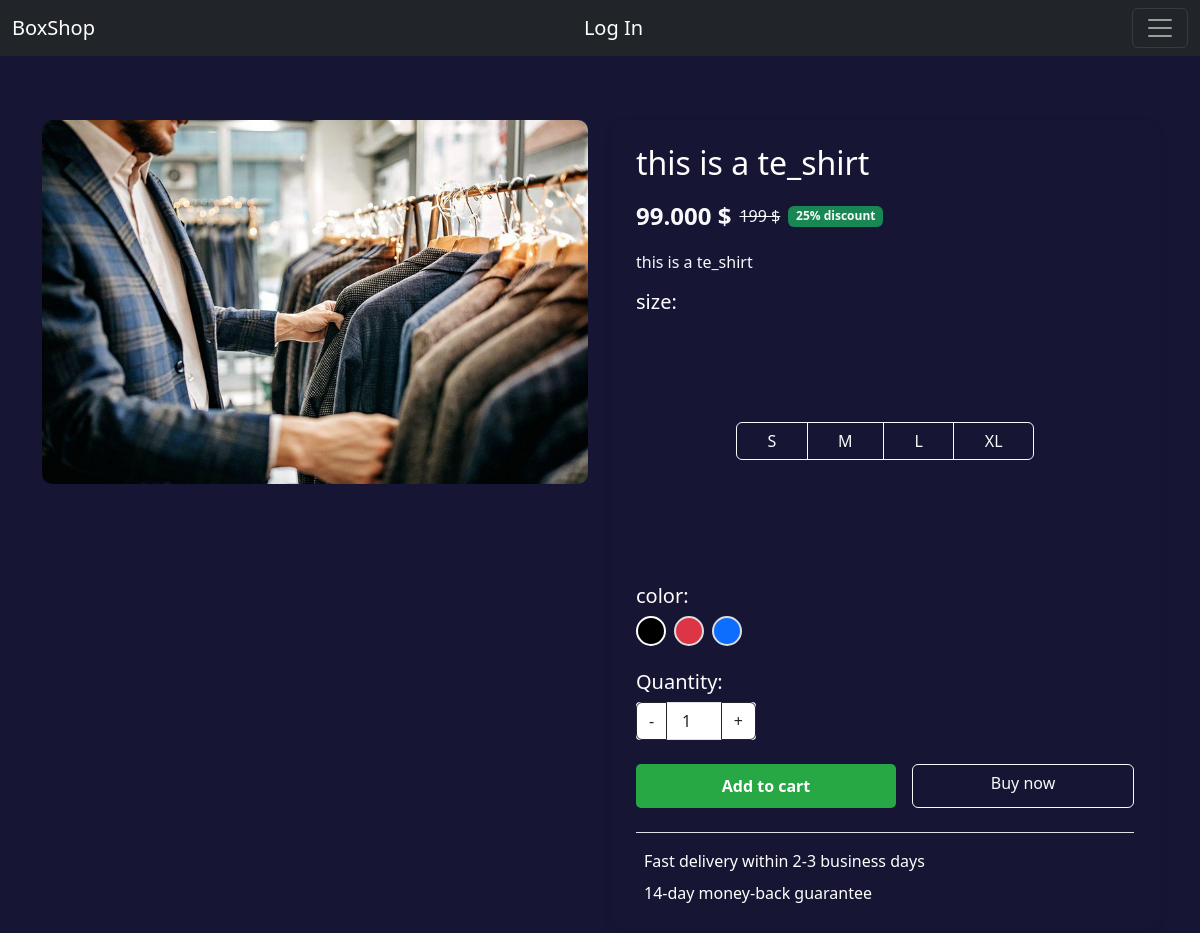
Page /push/1 on the committed database.
### my_ecom/models.py (models this page shows, shortened)
class Box(models.Model):
    class X(models.TextChoices):
       Available='available','Available'
       Sold='sold','Sold'
    class Y(models.TextChoices):
        Tshirt='Tshirt','Tshirt'
        Pants='pants','pants'
        jacket='jacket','jacket'
        shoes='shoes','shoes'
        blouse='blouse','blouse'
    class I(models.TextChoices):
        S='S','S'
        L='L','L'
        XL='XL','XL'
        M='M','M'
    class C(models.TextChoices):
        black='black','black'
        white='white','white'
        blue='blue','blue'
        beige='beige','beige'
    STATUS_COLORS = {
                 'available': 'green',
                   'sold': 'red',
               }
    color=models.CharField(choices=C.choices)
    brice_before=models.IntegerField(null=True,blank=True)
    description=models.TextField(max_length=1000)
    size=models.CharField(max_length=100,choices=I.choices)
    brand=models.CharField(max_length=100)
    cloths = models.CharField(max_length=50, choices=Y.choices, default='Tshirt')
    title=models.CharField(max_length=100)
    image=models.ImageField(upload_to='eback',null=True,blank=True)
    price=models.DecimalField(max_digits=6,decimal_places=3,null=True,blank=True)
    status = models.CharField(max_length=10, choices=X.choices,null=True,blank=True)
    active=models.BooleanField(default=True)
    category=models.ForeignKey(Category,on_delete=models.CASCADE,null=True,blank=True)

### my_ecom/views.py (the view)
# urls.py: path('push/<int:id>', views.push, name='push'),
def push(request,id):
    box = get_object_or_404(Box, id=id)
    context = {
        'box':box
    }
    return render(request, 'push.html', context)

### templates/push.html (shortened to what this page needs)
{% load static %}
<!DOCTYPE html>
<html lang="en">
<head>
    <link href="https://cdn.jsdelivr.net/npm/bootstrap@5.3.3/dist/css/bootstrap.min.css" rel="stylesheet">
    <link rel="stylesheet" href="{% static 'e-comerce.css' %}">
</head>
<body>
<div class="all">
    <nav class="navbar navbar-dark bg-dark fixed-top">
        <div class="container-fluid">
            <a class="navbar-brand" href="#">BoxShop</a>
            <a class="navbar-brand" href="{% url 'log' %}">Log In</a>
            <button class="navbar-toggler" type="button" data-bs-toggle="offcanvas" data-bs-target="#offcanvasDarkNavbar">
                <span class="navbar-toggler-icon"></span>
            </button>
        </div>
    </nav>
<br><br><br>
    <div class="container my-5">
        <div class="row">
            <div class="col-md-6">
{% if box.image %}
    <img src="{{ box.image.url }}" class="img-fluid product-img" alt="صورة المنتج">
{% else %}
    <img src="{% static '103568-الملابس-الشتوية.webp' %}" class="img-fluid product-img" alt="لا توجد صورة">
{% endif %}
            </div>
            <div class="col-md-6">
                <div class="product-card p-4">
                    <h2 class="mb-3">{{box.description}}</h2>
                    <div class="d-flex align-items-center mb-3 text-light">
                        <span class="text-danger fs-4 fw-bold text-light">{{box.price}} $</span>
                        <span class="text-decoration-line-through  ms-2 text-light">{{box.brice_before}} $</span>
                        <span class="badge bg-success ms-2 text-light">25% discount</span>
                    </div>
                    <p class="text-light">{{box.description}}</p>
                    <div class="mb-4">
                        <h5>size:</h5>
                        <div class="btn-group " role="group">
                            <button type="button" class="btn btn-outline-light">S</button>
                            <button type="button" class="btn btn-outline-light">M</button>
                            <button type="button" class="btn btn-outline-light">L</button>
                            <button type="button" class="btn btn-outline-light">XL</button>
                        </div>
                    </div>
                    <div class="mb-4">
                        <h5>color:</h5>
                        <div class="d-flex gap-2">
                            <div class="color-option selected" style="background-color: #000;"></div>
                            <div class="color-option" style="background-color: #dc3545;"></div>
                            <div class="color-option" style="background-color: #0d6efd;"></div>
                        </div>
                    </div>
                    <div class="mb-4">
                        <h5>Quantity:</h5>
                        <div class="input-group" style="width: 120px; background-color: #fff; border-radius: 4px;">
                            <button class="btn btn-outline-dark" id="decrement">-</button>
                            <input type="number" class="form-control text-center" value="1" min="1" id="quantity">
                            <button class="btn btn-outline-dark" id="increment">+</button>
                        </div>
                    </div>
                    <div class="d-flex gap-3">
                        <button class="btn btn-add-to-cart flex-grow-1">
                            Add to cart</a>
                        </button>
                        <a href='{% url "payaple" %}' class="btn btn-outline-light flex-grow-1  ">
                             Buy now</a>
                    </div>
                    <div class="mt-4 pt-3 border-top">
                        <div class="d-flex align-items-center mb-2">
                            <span>Fast delivery within 2-3 business days</span>
                        </div>
                        <div class="d-flex align-items-center">
                            <span>14-day money-back guarantee</span>
                        </div>
                    </div>
                </div>
            </div>
        </div>
    </div>
</body>
</html>

### static/e-comerce.css (style rules this page uses)
* { margin: 0; padding: 0; color: #fff; }
body { background-color: #161634; color: #fff; }
.btn-group { display: flex; padding: 100px 100px; justify-content: center; }
.product-card { border: none; border-radius: 10px; box-shadow: 0 4px 8px rgba(0, 0, 0, 0.1); }
.product-img { border-radius: 10px; max-height: 400px; object-fit: cover; }
.color-option { width: 30px; height: 30px; border-radius: 50%; cursor: pointer; border: 2px solid #ddd; }
.color-option.selected { border-color: #fff; }
.btn-add-to-cart { background-color: #28a745; color: white; font-weight: bold; border: none; padding: 10px 20px; border-radius: 5px; }

### rows in the picture
Box: image (picture), description "this is a te_shirt", price "99.000", brice_before "199"
